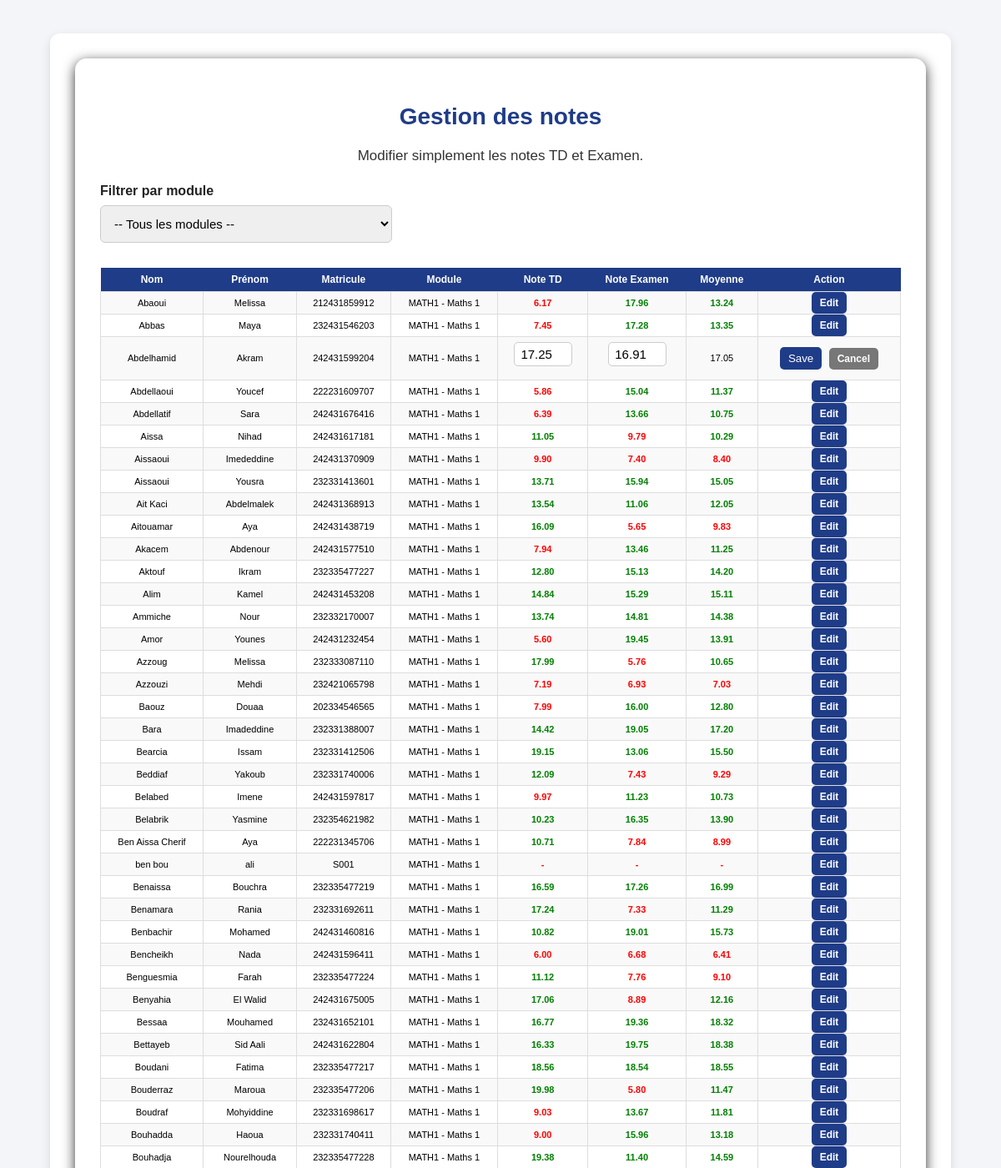
The page /public/notes/notes.php?student_id=156&module_id=1 (signed in, upper part) on the database its author committed.
### tables this page shows
CREATE TABLE `modules` (
  `id` int(11) NOT NULL,
  `code` varchar(20) NOT NULL,
  `name` varchar(20) NOT NULL,
  `teacher_id` int(11) NOT NULL,
  `coefficient` int(11) DEFAULT NULL
);

CREATE TABLE `users` (
  `id` int(11) NOT NULL COMMENT 'technical id for the db',
  `identifier` varchar(20) NOT NULL COMMENT 'employee id/ matricule',
  `password` varchar(255) NOT NULL,
  `role` enum('student','teacher','admin') NOT NULL,
  `first_name` varchar(20) NOT NULL,
  `last_name` varchar(20) NOT NULL,
  `email` varchar(50) NOT NULL,
  `created` timestamp NOT NULL DEFAULT current_timestamp() ON UPDATE current_timestamp() COMMENT 'timestamp for creation of the account',
  `status` tinyint(1) NOT NULL DEFAULT 1
  
);

### public/notes/notes.php (the view, shortened to what this page needs)
<?php
require_once "../../config/bd.php";
$teacher_id = intval($_SESSION["id"]);
$selected_module_id = isset($_GET["filter_module"]) ? intval($_GET["filter_module"]) : 0;
$edit_student_id = isset($_GET["student_id"]) ? intval($_GET["student_id"]) : 0;
$edit_module_id  = isset($_GET["module_id"]) ? intval($_GET["module_id"]) : 0;
$rows = [];
$sql = "
    SELECT
        users.id AS student_id,
        users.last_name,
        users.first_name,
        users.identifier,
        modules.id AS module_id,
        modules.code,
        modules.name,
        ROUND(MAX(CASE WHEN notes.type = 'td' THEN notes.value END), 2) AS td_note,
        ROUND(MAX(CASE WHEN notes.type = 'exam' THEN notes.value END), 2) AS exam_note
    FROM users
    CROSS JOIN modules
    LEFT JOIN notes
        ON notes.student_id = users.id
        AND notes.module_id = modules.id
    WHERE users.role = 'student'
      AND modules.teacher_id = ?
";
$sql .= "
    GROUP BY users.id, users.last_name, users.first_name, users.identifier, modules.id, modules.code, modules.name
    ORDER BY users.last_name ASC, users.first_name ASC
";
$stmt = mysqli_prepare($conn, $sql);
if ($stmt) {
    if ($selected_module_id > 0) {
        mysqli_stmt_bind_param($stmt, "ii", $teacher_id, $selected_module_id);
    } else {
        mysqli_stmt_bind_param($stmt, "i", $teacher_id);
    }
    mysqli_stmt_execute($stmt);
    $result = mysqli_stmt_get_result($stmt);
    while ($row = mysqli_fetch_assoc($result)) {
        $rows[] = $row;
    }
}
?>
<!DOCTYPE html>
<html lang="fr">
<head>
    <link rel="stylesheet" href="../assets/style.css">
</head>
<body>
<div class="container">
    <div class="card">
        <h1>Gestion des notes</h1>
        <p>Modifier simplement les notes TD et Examen.</p>
        <form method="GET" class="filter-form">
            <label for="filter_module">Filtrer par module</label>
            <select name="filter_module" id="filter_module" onchange="this.form.submit()">
                <option value="0">-- Tous les modules --</option>
            </select>
        </form>
        <table>
            <tr>
                <th>Nom</th>
                <th>Prénom</th>
                <th>Matricule</th>
                <th>Module</th>
                <th>Note TD</th>
                <th>Note Examen</th>
                <th>Moyenne</th>
                <th>Action</th>
            </tr>
            <?php foreach ($rows as $row) : ?>
                <?php
                $td = $row["td_note"];
                $exam = $row["exam_note"];
                if ($td !== null && $exam !== null) {
                    $moyenne = round(($td * 0.4) + ($exam * 0.6), 2);
                } else {
                    $moyenne = null;
                }
                ?>
                <?php if ($edit_student_id == $row["student_id"] && $edit_module_id == $row["module_id"]) : ?>
                    <tr>
                        <form method="POST">
                            <td><?php echo htmlspecialchars($row["last_name"]); ?></td>
                            <td><?php echo htmlspecialchars($row["first_name"]); ?></td>
                            <td><?php echo htmlspecialchars($row["identifier"]); ?></td>
                            <td><?php echo htmlspecialchars($row["code"] . " - " . $row["name"]); ?></td>
                            <td>
                                <input type="number" step="0.01" min="0" max="20" name="td_value"
                                       class="note-input"
                                       value="<?php echo ($td !== null) ? htmlspecialchars($td) : ""; ?>">
                            </td>
                            <td>
                                <input type="number" step="0.01" min="0" max="20" name="exam_value"
                                       class="note-input"
                                       value="<?php echo ($exam !== null) ? htmlspecialchars($exam) : ""; ?>">
                            </td>
                            <td>
                                <?php echo ($moyenne !== null) ? number_format($moyenne, 2) : "-"; ?>
                            </td>
                            <td>
                                <button type="submit" class="action-btn">Save</button>
                                <a class="action-btn cancel-btn" href="notes.php<?php echo ($selected_module_id > 0) ? '?filter_module=' . $selected_module_id : ''; ?>">Cancel</a>
                            </td>
                        </form>
                    </tr>
                <?php else : ?>
                    <tr>
                        <td><?php echo htmlspecialchars($row["last_name"]); ?></td>
                        <td><?php echo htmlspecialchars($row["first_name"]); ?></td>
                        <td><?php echo htmlspecialchars($row["identifier"]); ?></td>
                        <td><?php echo htmlspecialchars($row["code"] . " - " . $row["name"]); ?></td>
                        <td class="<?php echo ($td !== null && $td >= 10) ? 'good' : 'bad'; ?>">
                            <?php echo ($td !== null) ? number_format($td, 2) : "-"; ?>
                        </td>
                        <td class="<?php echo ($exam !== null && $exam >= 10) ? 'good' : 'bad'; ?>">
                            <?php echo ($exam !== null) ? number_format($exam, 2) : "-"; ?>
                        </td>
                        <td class="<?php echo ($moyenne !== null && $moyenne >= 10) ? 'good' : 'bad'; ?>">
                            <?php echo ($moyenne !== null) ? number_format($moyenne, 2) : "-"; ?>
                        </td>
                        <td>
                            <a class="action-btn" href="notes.php?student_id=<?php echo $row["student_id"]; ?>&module_id=<?php echo $row["module_id"]; ?><?php echo ($selected_module_id > 0) ? '&filter_module=' . $selected_module_id : ''; ?>">
                                Edit
                            </a>
                        </td>
                    </tr>
                <?php endif; ?>
            <?php endforeach; ?>
        </table>
    </div>
</div>
</body>
</html>

### public/assets/style.css (style rules this page uses)
* { box-sizing: border-box; }
body { font-family: Arial, sans-serif; background-color: #f3f5f9; margin: 0; padding: 0; overflow-x: hidden; }
.container { width: 90%; max-width: 1100px; margin: 40px auto; background-color: #ffffff; padding: 30px; border-radius: 12px; box-shadow: 0 4px 12px rgba(0, 0, 0, 0.12); text-align: center; }
h1 { color: #1f3c88; margin-bottom: 15px; font-size: 28px; }
p { font-size: 17px; color: #333; line-height: 1.6; }
form { margin-top: 20px; text-align: left; }
label { display: block; margin-top: 12px; margin-bottom: 6px; color: #222; font-weight: bold; }
input, select { width: 100%; padding: 12px; border: 1px solid #ccc; border-radius: 6px; margin-bottom: 10px; font-size: 15px; box-sizing: border-box; }
.card { background-color: #ffffff; border-radius: 14px; padding: 35px 30px; box-shadow: 0 4px 15px rgba(0, 0, 0, 0.8); text-align: center; }
table { width: 100%; border-collapse: collapse; margin-top: 10px; font-size: 11px; }
table th { background-color: #1f3c88; color: white; padding: 6px; font-size: 12px; }
table td { border: 1px solid #ddd; padding: 5px; font-size: 11px; }
table tr:nth-child(even) { background-color: #f9f9f9; }
.note-input { width: 70px; padding: 5px; text-align: center; border-radius: 5px; border: 1px solid #ccc; }
.action-btn { background-color: #1f3c88; color: white; padding: 6px 10px; border-radius: 5px; text-decoration: none; border: none; cursor: pointer; }
.filter-form { margin-bottom: 20px; text-align: left; }
.filter-form label { display: block; margin-bottom: 8px; font-weight: bold; }
.good { color: green; font-weight: bold; }
.bad { color: red; font-weight: bold; }
.cancel-btn { background-color: #777; margin-left: 5px; }
.filter-form select { max-width: 350px; }
table td:last-child { font-weight: bold; font-size: 12px; margin-top: 12px; }
table td { text-align: center; padding: 6px; }
table th { text-align: center; padding: 7px; }

### rows shown on the page
modules: users.last_name "Abaoui", users.first_name "Melissa", users.identifier "212431859912", code+name "MATH1 - Maths 1", td "6.17", exam "17.96", moyenne "13.24", users.last_name "Abbas", users.first_name "Maya", users.identifier "232431546203", td "7.45", exam "17.28", moyenne "13.35", users.last_name "Abdelhamid", users.first_name "Akram", users.identifier "242431599204", td_value "17.25", exam_value "16.91", moyenne "17.05", users.last_name "Abdellaoui", users.first_name "Youcef", users.identifier "222231609707", td "5.86", exam "15.04", moyenne "11.37", users.last_name "Abdellatif", users.first_name "Sara", users.identifier "242431676416", td "6.39", exam "13.66", moyenne "10.75", users.last_name "Aissa", users.first_name "Nihad", users.identifier "242431617181", td "11.05", exam "9.79", moyenne "10.29", users.last_name "Aissaoui", users.first_name "Imededdine", users.identifier "242431370909", td "9.90", exam "7.40", moyenne "8.40", users.first_name "Yousra", users.identifier "232331413601", td "13.71", exam "15.94", moyenne "15.05", users.last_name "Ait Kaci", users.first_name "Abdelmalek", users.identifier "242431368913", td "13.54", exam "11.06", moyenne "12.05", users.last_name "Aitouamar", users.first_name "Aya", users.identifier "242431438719", td "16.09", exam "5.65", moyenne "9.83", users.last_name "Akacem", users.first_name "Abdenour", users.identifier "242431577510", td "7.94", exam "13.46", moyenne "11.25", users.last_name "Aktouf", users.first_name "Ikram", users.identifier "232335477227", td "12.80", exam "15.13", moyenne "14.20", users.last_name "Alim", users.first_name "Kamel", users.identifier "242431453208", td "14.84", exam "15.29", moyenne "15.11", users.last_name "Ammiche", users.first_name "Nour", users.identifier "232332170007", td "13.74", exam "14.81", moyenne "14.38", users.last_name "Amor", users.first_name "Younes", users.identifier "242431232454", td "5.60", exam "19.45", moyenne "13.91", users.last_name "Azzoug", users.identifier "232333087110", td "17.99", exam "5.76", moyenne "10.65", users.last_name "Azzouzi", users.first_name "Mehdi", users.identifier "232421065798", td "7.19", exam "6.93", moyenne "7.03", users.last_name "Baouz", users.first_name "Douaa", users.identifier "202334546565", td "7.99", exam "16.00", moyenne "12.80", users.last_name "Bara", users.first_name "Imadeddine", users.identifier "232331388007", td "14.42", exam "19.05", moyenne "17.20", users.last_name "Bearcia", users.first_name "Issam", users.identifier "232331412506", td "19.15", exam "13.06", moyenne "15.50", users.last_name "Beddiaf", users.first_name "Yakoub", users.identifier "232331740006", td "12.09", exam "7.43", moyenne "9.29", users.last_name "Belabed", users.first_name "Imene", users.identifier "242431597817", td "9.97", exam "11.23", moyenne "10.73", users.last_name "Belabrik", users.first_name "Yasmine", users.identifier "232354621982", td "10.23", exam "16.35", moyenne "13.90", users.last_name "Ben Aissa Cherif", users.identifier "222231345706", td "10.71", exam "7.84", moyenne "8.99", users.last_name "ben bou", users.first_name "ali", users.identifier "S001", users.last_name "Benaissa", users.first_name "Bouchra", users.identifier "232335477219", td "16.59", exam "17.26", moyenne "16.99", users.last_name "Benamara", users.first_name "Rania", users.identifier "232331692611", td "17.24", exam "7.33", moyenne "11.29", users.last_name "Benbachir", users.first_name "Mohamed", users.identifier "242431460816", td "10.82", exam "19.01", moyenne "15.73", users.last_name "Bencheikh", users.first_name "Nada", users.identifier "242431596411", td "6.00", exam "6.68", moyenne "6.41", users.last_name "Benguesmia", users.first_name "Farah", users.identifier "232335477224", td "11.12", exam "7.76", moyenne "9.10", users.last_name "Benyahia", users.first_name "El Walid", users.identifier "242431675005", td "17.06", exam "8.89", moyenne "12.16", users.last_name "Bessaa", users.first_name "Mouhamed", users.identifier "232431652101", td "16.77", exam "19.36", moyenne "18.32", users.last_name "Bettayeb", users.first_name "Sid Aali", users.identifier "242431622804", td "16.33", exam "19.75", moyenne "18.38", users.last_name "Boudani", users.first_name "Fatima", users.identifier "232335477217", td "18.56", exam "18.54", moyenne "18.55", users.last_name "Bouderraz", users.first_name "Maroua", users.identifier "232335477206", td "19.98", exam "5.80", moyenne "11.47", users.last_name "Boudraf", users.first_name "Mohyiddine", users.identifier "232331698617", td "9.03", exam "13.67", moyenne "11.81", users.last_name "Bouhadda", users.first_name "Haoua", users.identifier "232331740411", td "9.00", exam "15.96", moyenne "13.18", users.last_name "Bouhadja", users.first_name "Nourelhouda", users.identifier "232335477228", td "19.38", exam "11.40", moyenne "14.59"
